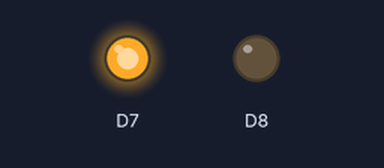
Simulated run of this sketch. Board: ESP8266 (NodeMCU). Parts: output pins drawn as LEDs (lit = HIGH).

Above: at 0.05 s.
At 2.0 s:
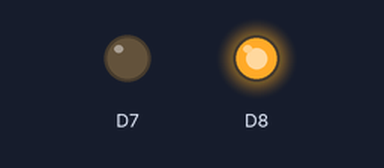
At 19.5 s:
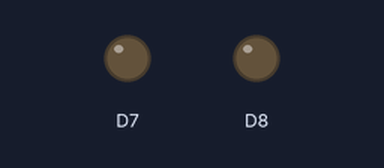
Timing chart, 0 to 20.8 s (numbered marks = the images above):
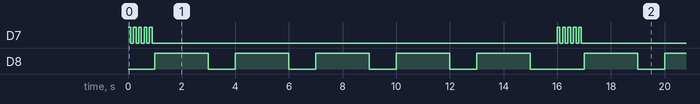

Measured:
- by itself, D7: repeats every 16.0 s: 4 × (LOW 0.10 s, HIGH 0.10 s), LOW 15.1 s, HIGH 0.10 s
- by itself, D8: repeats every 16.0 s: 4 × (LOW 1.0 s, HIGH 2.0 s), LOW 2.0 s, HIGH 2.0 s
- by itself, everything shown: repeats every 16.0 s, in 14 steps

The sketch:

1stprog.ino
```cpp
void setup() {
  // put your setup code here, to run once:
pinMode(D7,OUTPUT);
pinMode(D8,OUTPUT);
}

void loop() {
  // put your main code here, to run repeatedly:
  //[digitalWrite(pin number,state)]
 for(int i=0;i<5;i++){
  digitalWrite(D7,HIGH);
  delay(100);
  digitalWrite(D7,LOW);
  delay(100);}
  for(int i=0;i<5;i++){
  digitalWrite(D8,HIGH);
  delay(2000);
  digitalWrite(D8,LOW);
  delay(1000);}
}
```
